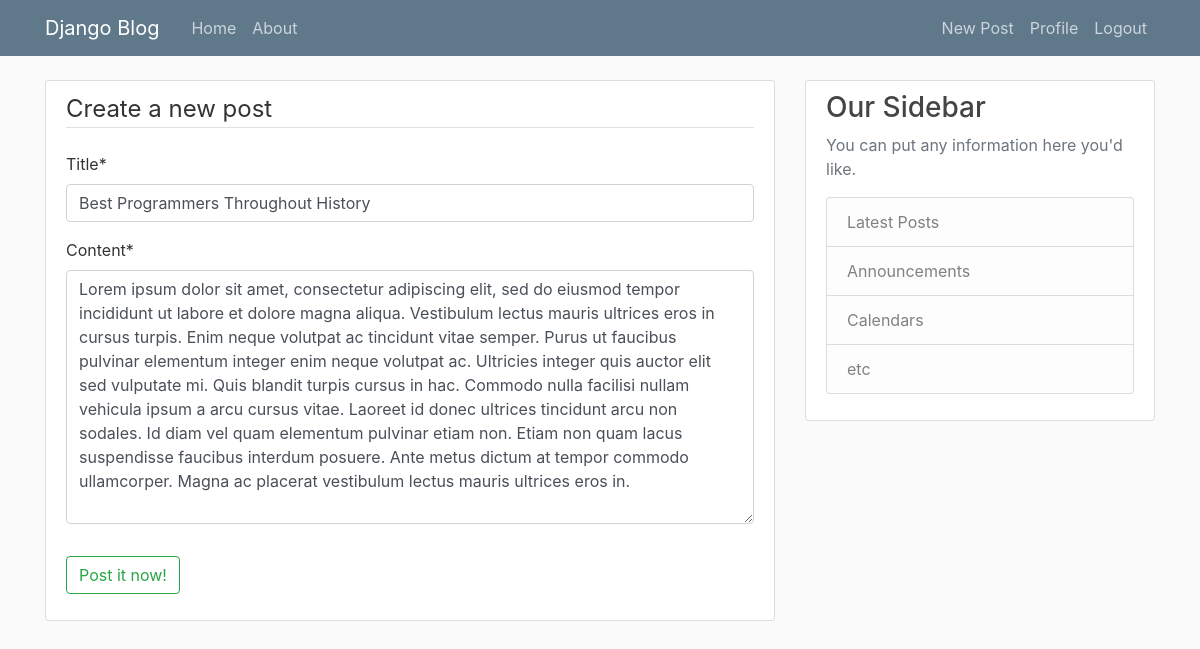
The app's page /post/17/update/ (signed in) with its own data.
### blog/models.py (models this page shows, shortened)
class Post(models.Model):
    title = models.CharField(max_length=100)
    content = models.TextField()
    date_posted = models.DateTimeField(default=timezone.now)
    author = models.ForeignKey(User, on_delete=models.CASCADE)

### blog/views.py (the view, shortened to what this page needs)
# urls.py: path("post/<int:pk>/update/", PostUpdateView.as_view(), name="post-update"),
class PostUpdateView(LoginRequiredMixin, UserPassesTestMixin, UpdateView):
    model = Post
    fields = ["title", "content"]
    def test_func(self):
        post = self.get_object()
        if self.request.user == post.author:
            return True
        return False

### blog/templates/blog/post_form.html (shortened to what this page needs)
{% extends "blog/base.html" %}
{% load crispy_forms_tags %}
{% block content %}
<div class="content-section">
    <form method="POST">
        <fieldset class="form-group">
            <legend class="border-bottom mb-4">
                Create a new post
            </legend>
            {{ form|crispy }}
        </fieldset>
        <div class="form-group">
            <button class="btn btn-outline-success" type="submit">
                Post it now!
            </button>
        </div>
    </form>
</div>
{% endblock content %}

### blog/static/blog/main.css (style rules this page uses)
body { background: #fafafa; color: #333333; margin-top: 5rem; }
.content-section { background: #ffffff; padding: 10px 20px; border: 1px solid #dddddd; border-radius: 3px; margin-bottom: 20px; }

### records on screen
Post: title "Best Programmers Throughout History", content "Lorem ipsum dolor sit amet, consectetur adipiscing elit, sed do eiusmod tempor incididunt ut labore et dolore magna aliqua. Vestibulum lectus mauris ultrices eros in cursus turpis. Enim neque volutpat ac tincidunt vitae semper. Purus ut faucibus pulvinar elementum integer enim neque volutpat ac. Ultricies integer quis auctor elit sed vulputate mi. Quis blandit turpis cursus in hac. Commodo nulla facilisi nullam vehicula ipsum a arcu cursus vitae. Laoreet id donec ultrices tincidunt arcu non sodales. Id diam vel quam elementum pulvinar etiam non. Etiam non quam lacus suspendisse faucibus interdum posuere. Ante metus dictum at tempor commodo ullamcorper. Magna ac placerat vestibulum lectus…"
